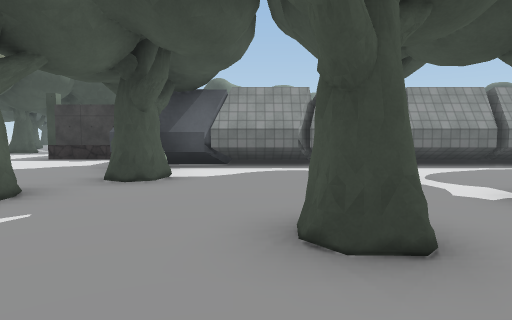
view 1 (above)

24 first-person views from a walk through a 3-D level made in the Unity game engine. The camera is 1.3 m above the floor, tilts 4° down and sees 75° across. The floor is counted in squares, 2 m on a side. Each view is taken from the middle of a square. On the plan, view 1 faces up. The plan holds only what a view shows up to about 10 squares ahead; the rest is blank. The place goes on beyond the plan. Some surface patterns are stand-ins.

view 2
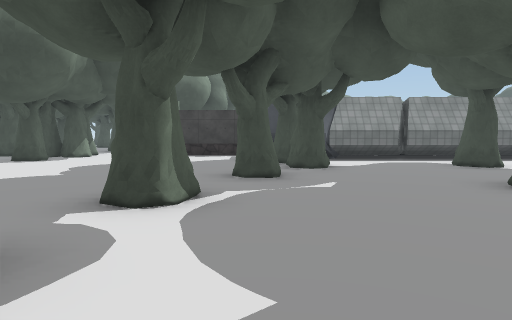

view 3
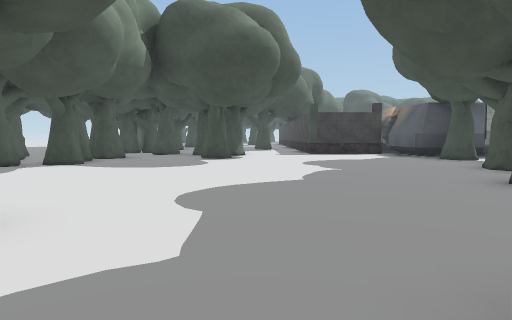

view 4
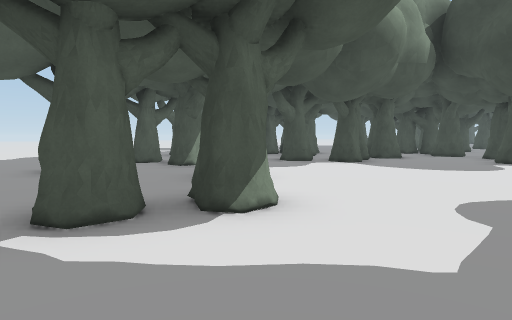

view 5
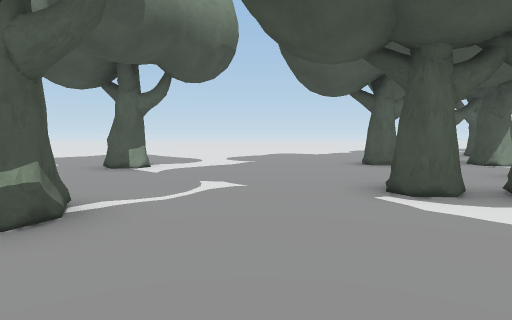

view 6
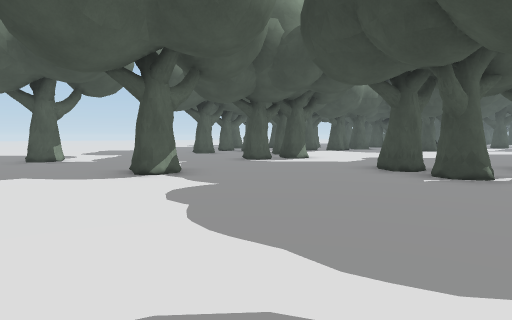

view 7
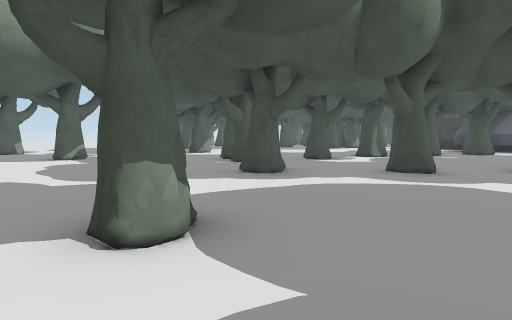

view 8
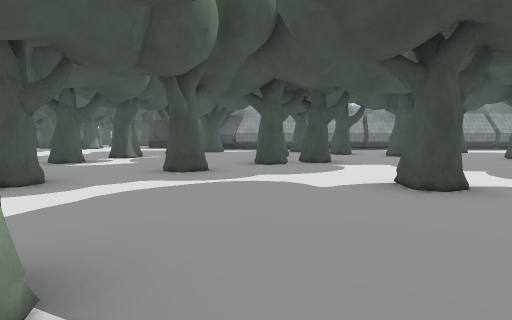

view 9
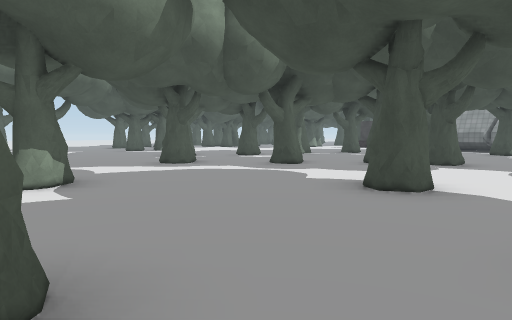

view 10
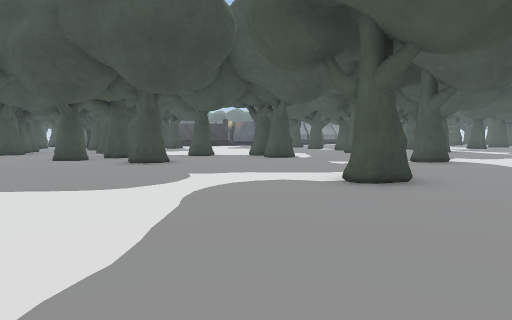

view 11
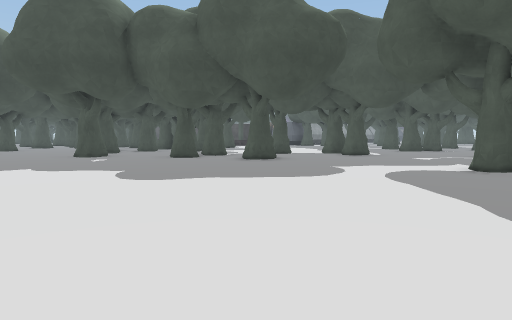

view 12
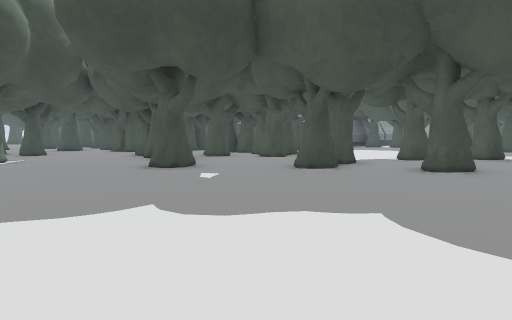

view 13
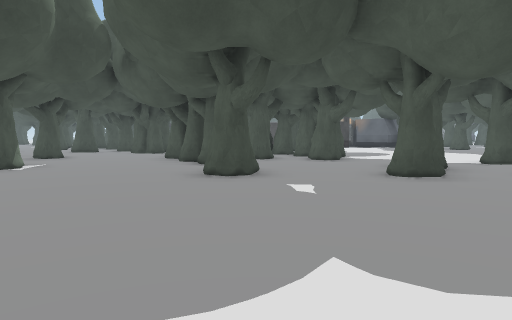

view 14
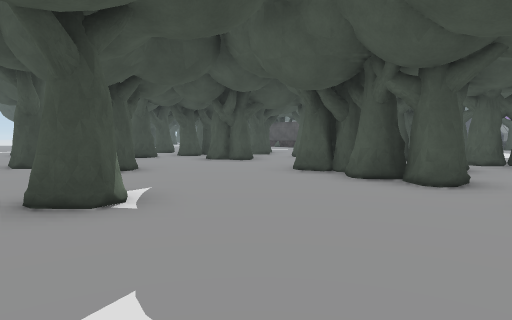

view 15
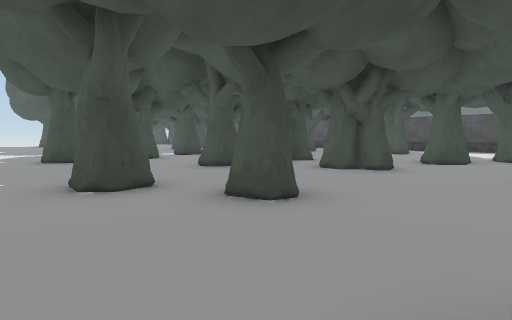

view 16
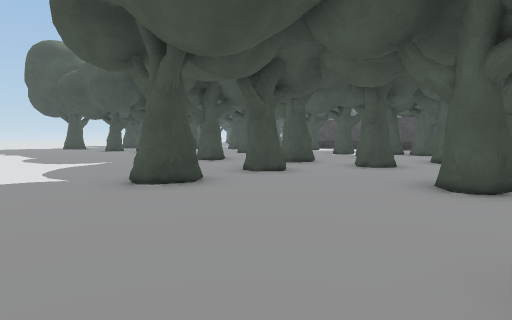

view 17
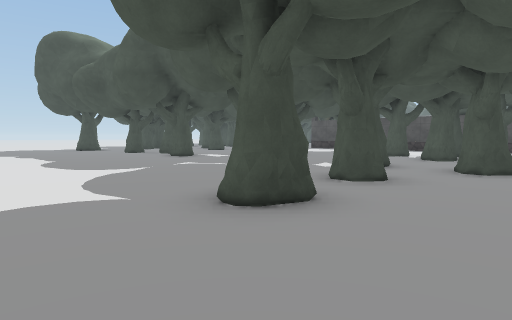

view 18
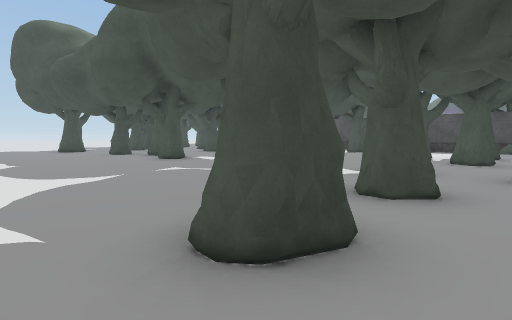

view 19
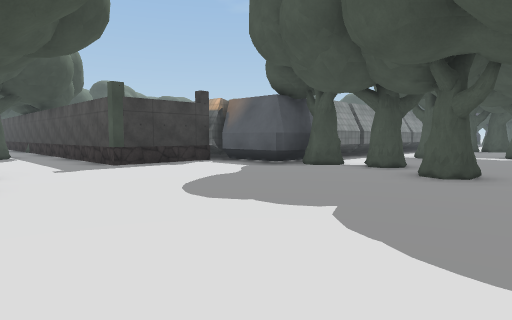

view 20
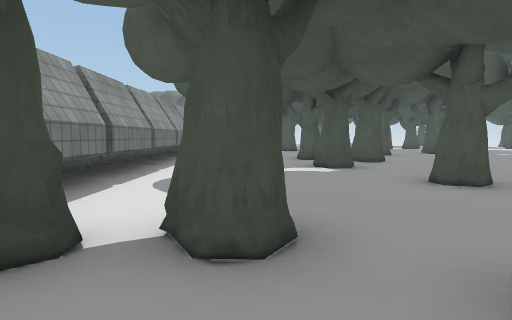

view 21
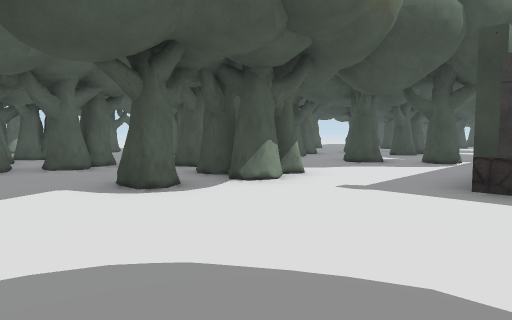

view 22
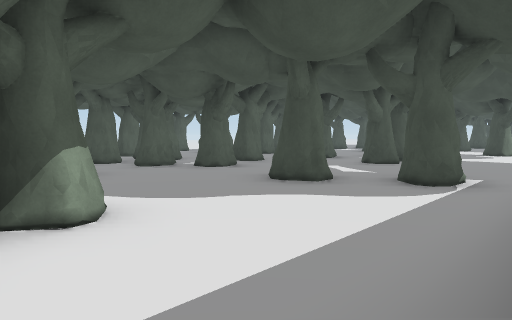

view 23
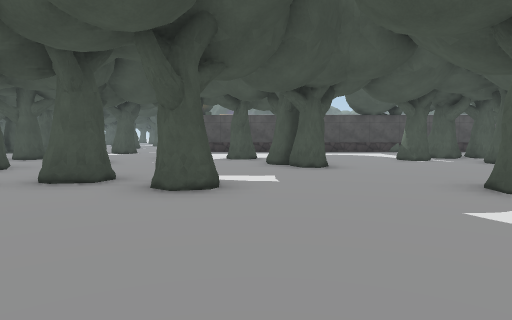

view 24
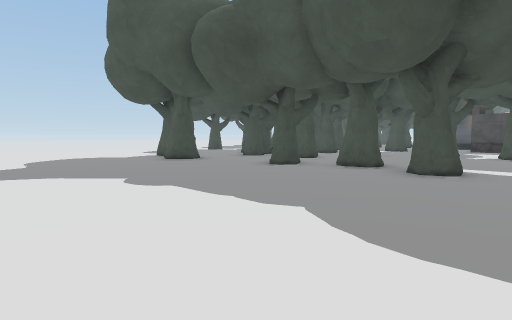

### Floor plan
Key: @ floor where view 1 was taken; # wall or solid block; x gap in a wall; . main floor; : floor 0.25 m higher than the main floor.
Columns run from 22 left of view 1 to 4 right of it. Each row starts with its distance up from view 1.
 32  ....##
 31  ......
 30  .......  ..#
 29  .......#..
 28  .....#... ..
 27 .......#.....
 26 .......x...
 25 .......#....x
 24 .............
 23 .........##
 22  ............
 21  .....#......
 20  ..........#.
 19 ............. ..
 18 ..........#.#...
 17 ..#.........#...
 16 .......#........
 15 .........x......
 14 .....#x#x##...#x
 13 .........#...#..#
 12 ......##........#
 11 ...#..##.# .....#
 10 .........##..#..####
  9 ..........#x##.....#
  8 .....##  #.........#
  7 .....##..#...#.....########
  6 .....#.#.#..........x......
  5 ........##..........#...#..
  4 ........#..........#.......
  3 .........................#.
  2 .......................#...
  1 ......##..........:........
  0 ......................@#...
 -1 .......#...#.....#.....#...
 -2 ...........#...............
 -3 ...............##..........
 -4 ...........................
 -5 ........................#..
 -6 ............#..............
 -7 ........#..................
 -8 .....................#.....
 -9    .....      ..........##.

Where each view was taken, in squares from view 1:
view 1: 0 up, 0 right, facing up
view 2: 2 down, 3 left, facing up
view 3: 3 down, 8 left, facing up
view 4: 3 down, 8 left, facing up-left
view 5: 4 down, 7 left, facing left
view 6: 9 down, 4 left, facing up-left
view 7: 9 down, 1 right, facing up-left
view 8: 9 down, 0 right, facing up
view 9: 9 down, 4 right, facing up-left
view 10: 9 down, 19 left, facing up-right
view 11: 8 down, 22 left, facing up-right
view 12: 3 down, 22 left, facing up-right
view 13: 1 down, 22 left, facing up-right
view 14: 4 up, 22 left, facing up-right
view 15: 8 up, 22 left, facing up-right
view 16: 13 up, 22 left, facing up-right
view 17: 15 up, 22 left, facing up-right
view 18: 16 up, 21 left, facing up-right
view 19: 2 up, 9 left, facing up-right
view 20: 5 up, 4 left, facing right
view 21: 5 up, 5 left, facing up-left
view 22: 9 up, 6 left, facing up-left
view 23: 24 up, 20 left, facing right
view 24: 23 up, 22 left, facing up-right
